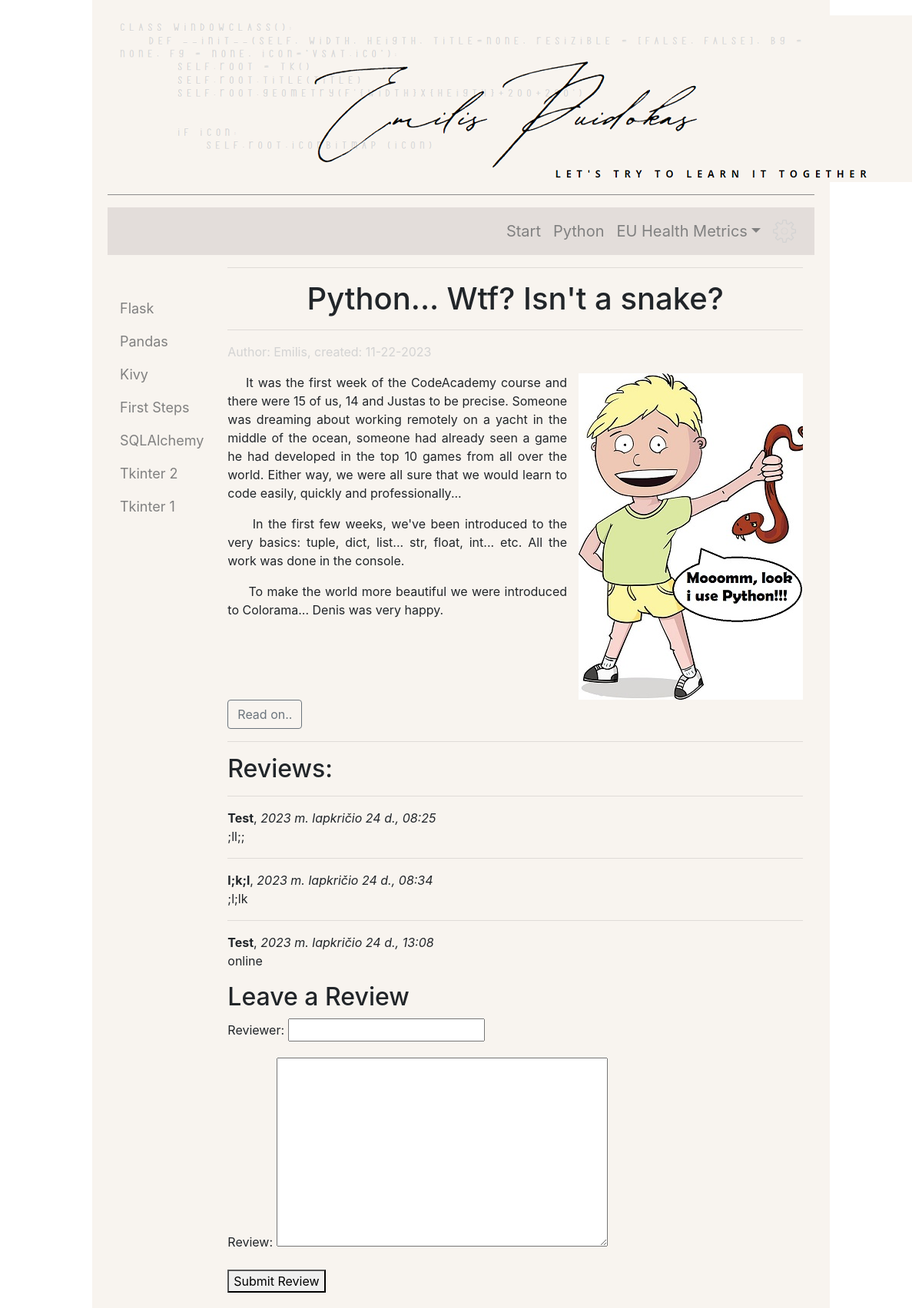
The page /portfolio/single/1/ on the database its author committed.
### portfolio/models.py (models this page shows, shortened)
class Pages(models.Model):
    title = models.CharField('Title', max_length=300, null=False)
    author = models.CharField('Author', max_length=100, null=False)
    created_data = models.DateField(auto_created=True, default=timezone.now)
    content = models.TextField('Primary_text', null=False)
    text = models.TextField("Secondary_text", null=True)
    images = models.ImageField('Image', upload_to='media/img', null=True, blank=True)
    downloads = models.FileField(upload_to='download', null=True, blank=True)
    href_to_site = models.CharField('link to site', max_length=200, null=True)
    href_name = models.CharField('link', max_length=50, null=True)
    href_to_github = models.CharField('link to Github', max_length=200, null=True)
    class Meta:
        verbose_name = 'Page'
        verbose_name_plural = 'Pages'
        ordering = ['title']

class PageReview(models.Model):
    title = models.ForeignKey('Pages', on_delete=models.SET_NULL, null=True, blank=True)
    reviewer = models.CharField('Reviewer', max_length=100, null=False)
    data_created = models.DateTimeField(auto_now_add=True)
    content = models.TextField('Review', max_length=2000)
    class Meta:
        verbose_name = 'Review'
        verbose_name_plural = 'Reviews'
        sorted('data_created')

### portfolio/views.py (the view)
# urls.py: path('single/<int:pk>/', views.single_page_view, name='single_page_view'),
def single_page_view(request, pk):
    page = Pages.objects.get(pk=pk)
    pages = Pages.objects.all()
    content_paragraphs = page.content.split("<p>")
    text_paragraphs = page.text.split("<p>")
    review_form = PageReviewForm()
    page_reviews = page.pagereview_set.filter(title_id=page.pk)
    return render(
        request,
        "single-page.html",
        {
            "review_form": review_form,
            "page": page,
            "content_paragraphs": content_paragraphs,
            "text_paragraphs": text_paragraphs,
            "pages": pages,
            "page_reviews": page_reviews,
        },
    )

### portfolio/forms.py
class PageReviewForm(forms.ModelForm):
    class Meta:
        model = PageReview
        fields = ["reviewer", "content"]

### portfolio/templates/single-page.html (shortened to what this page needs)
{% extends "base.html" %}
{% load static %}
{% block "second_nav" %}
<nav>
    <ul class="nav flex-column">
        <p>
        <p>
        {% for p in pages %}
        <li class="nav-item"><a class="nav-link" style="font-size: 18px; color: gray;"
                                href="{% url 'single_page_view' pk=p.pk %}"
                                onmouseover="this.style.backgroundColor = '#e3ddda'"
                                onmouseout="this.style.backgroundColor = ''">{{ p.href_name }}</a></li>
        {% endfor %}
    </ul>
</nav>
{% endblock %}
{% block "content" %}
<div style="text-align: center;">
    <hr class="hr hr-blurry"/>
    <h1>{{ page.title }}</h1>
    <hr class="hr hr-blurry"/>
</div>
<div style="text-align: left; color: lightgray;">
    <p>Author: {{ page.author }}, created: {{page.created_data|date:"m-d-Y" }}</p>
</div>
<div style="overflow: hidden;">
    <div style="float: left; width: 59%; text-align: justify;">
        {% for x in content_paragraphs %}
        <p>&nbsp;&nbsp;&nbsp;&nbsp;{{ x }}</p>
        {% endfor %}
    </div>
    <div style="float: right; width: 39%;text-align: center;">
        {% if page.images%}
        <img src="{{ page.images.url }}" alt="{{ page.title }}">
        {% endif%}
    </div>
</div>
<p>
    <a class="btn btn-outline-secondary" data-bs-toggle="collapse" href="#collapseExample" role="button"
       aria-expanded="false" aria-controls="collapseExample">
        Read on..
    </a>
</p>
<hr>
<div>
    <h2>Reviews:</h2>
    {% for review in page_reviews %}
    <hr>
    <strong>{{ review.reviewer }}</strong>, <em> {{ review.data_created }}</em>
    <p>{{ review.content }}</p>
    {% empty %}
    <p>No reviews yet.</p>
    {% endfor %}
</div>
<div>
    <h2>Leave a Review</h2>
    <form method="post" action="{% url 'add_review' pk=page.pk %}">
        {{ review_form.as_p }}
        <button type="submit">Submit Review</button>
    </form>
</div>
{% endblock %}

### portfolio/templates/base.html (shortened to what this page needs)
<!DOCTYPE html>
<html lang="en">
<head> {% block "title" %}<title>EP portfolio</title>{% endblock %}
    <link rel="stylesheet" href="https://stackpath.bootstrapcdn.com/bootstrap/4.1.3/css/bootstrap.min.css"
>
    {% load static %}
    <link rel="stylesheet" href="{% static 'css/styles.css' %}">
</head>
<body style="margin: 0 auto; max-width: 80%;">
<div style="background-color: #f8f4ef; min-height: 100vh; padding: 20px;">
    <img src="/media/media/img/logo.png">
    <br>
    <hr class="style1">
    <nav class="navbar navbar-expand-lg navbar-light" style="background-color: #e3ddda;">
        <div class="navbar-collapse" id="navbarNav">
            <ul class="navbar-nav ml-auto">
                <li class="nav-item">
                    <a class="nav-link" href="{% url 'index' %}" style="font-size: 20px; color: gray;"
                       onmouseover="this.style.color='red'" onmouseout="this.style.color='gray'">Start</a>
                </li>
                <li class="nav-item">
                    <a class="nav-link" href="{% url 'single_page_view' pk=1 %}" style="font-size: 20px; color: gray;"
                       onmouseover="this.style.color='red'" onmouseout="this.style.color='gray'">Python</a>
                </li>
                <li class="nav-item dropdown">
                    <a class="nav-link dropdown-toggle" href="#" id="navbarDropdown" role="button"
                       data-bs-toggle="dropdown" aria-expanded="false" style="font-size: 20px; color: gray;"
                       onmouseover="this.style.color='red'" onmouseout="this.style.color='gray'">EU Health Metrics</a>
                </li>
                <li class="nav-item">
                    <a class="nav-link" href="{% url 'admin:index' %} ">
                        <img src="/media/media/img/admin.png">
                    </a>
                </li>
            </ul>
        </div>
    </nav>
    <div class="container">
        <div class="row">
            {% block "second_nav" %}
            {% endblock %}
            <div class="col">
                {% block "content" %} {% endblock %}
            </div>
        </div>
    </div>
</div>
</body>
</html>

### portfolio/static/css/styles.css (style rules this page uses)
body { margin: 0 auto; max-width: 80%; }
hr.style1 { border-top: 1px solid #8c8b8b; }

### rows shown on the page
Pages: href_name "Flask"
Pages: href_name "Pandas"
Pages: href_name "Kivy"
Pages: href_name "First Steps", title "Python... Wtf? Isn't a snake?", author "Emilis", created_data "11-22-2023", images (picture)
Pages: href_name "SQLAlchemy"
Pages: href_name "Tkinter 2"
Pages: href_name "Tkinter 1"
PageReview: reviewer "Test", data_created "2023 m. lapkričio 24 d., 08:25", content ";ll;;"
PageReview: reviewer "l;k;l", data_created "2023 m. lapkričio 24 d., 08:34", content ";l;lk"
PageReview: reviewer "Test", data_created "2023 m. lapkričio 24 d., 13:08", content "online"

### other values the page prints
{{ x }} "In the first few weeks, we've been introduced to the very basics: tuple, dict, list... str, float, int... etc. All the work was done in the console." "To make the world more beautiful we were introduced to Colorama... Denis was very happy."
